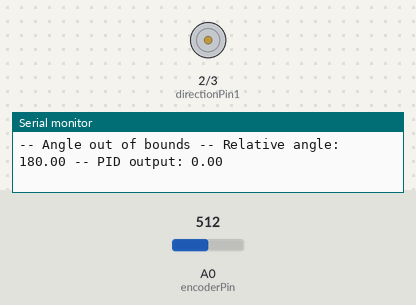
A sketch run on a simulated Arduino Uno, built with avr-gcc and run on an emulated ATmega328P. On the bench: motor-driver pin pairs drawn as motors (green arrow = first pin HIGH = forward, orange = second pin HIGH = backward, longer = more drive, scaled by the enable pin), the last lines printed to the serial monitor. The test bench sets the inputs (shaded band); at power-on: A0 (encoderPin) = 512.

Above: at 1.2 s.
1.3 s: A0 (encoderPin) set to 141
2.8 s: A0 (encoderPin) set to 122
At 4.1 s:
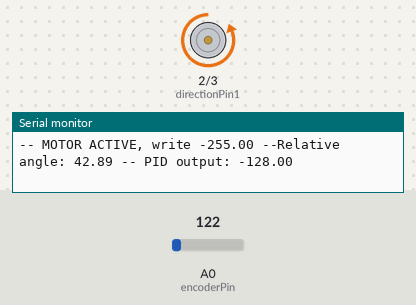
4.4 s: A0 (encoderPin) set to 900
At 6.1 s:
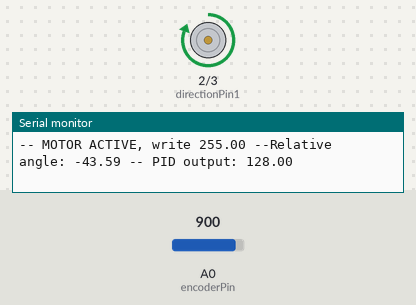
6.4 s: A0 (encoderPin) set to 881
At 7.2 s:
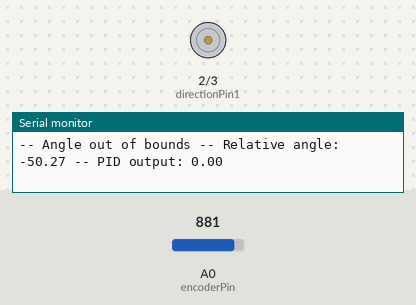
7.9 s: A0 (encoderPin) set to 35
At 8.19 s:
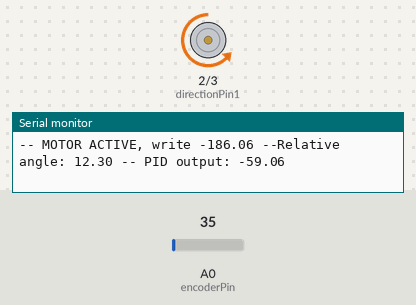
10.9 s: A0 (encoderPin) set to 190
At 11.4 s:
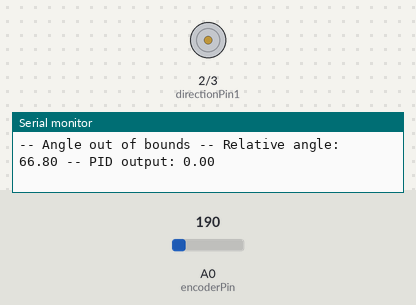
Timing chart, 0 to 13.5 s (numbered marks = the images above; inputs shaded):
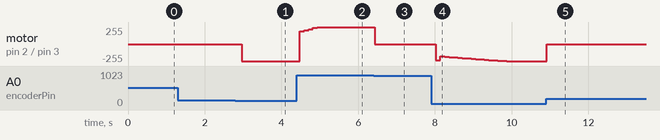

The sketch:

InvertedPendulum.ino
```cpp
/****************************************
 * Controlled Inverted Pendulum         *
 *                                      *
 * Josh Vazquez 2013                    *
 *                                      *
 * Based on Arduino Starter Kit         *
 *  Project 10: Zoetrope                *
 * PID library by Brett Beauregard      *
 *                                      *
 ****************************************/

#include <PID_v1.h>

// PHYSICAL PINS *********************************************************************
// these are used to tell the IC which way to turn the motor
const int directionPin1 = 2;
const int directionPin2 = 3;

// where to send 0-255 signal for motor voltage 0-100%
const int pwmPin = 9;

// rotary encoder attachment
const int encoderPin = A0;

// CONSTANTS *************************************************************************
// encoder angle at top of arc
const int desiredAngle = 0;

// VARIABLES *************************************************************************
int motorDirection = 1;

// encoder sends raw values 0-1023
int encoderPosition = 0;

// degrees 0-359
float encoderAngle = 0;

// -179 <= relativeAngle <= 180: pendulum angle difference from top of arc
float relativeAngle = 0;

// difference between real angle and desired angle
float error = 0;

// PID VARIABLES *********************************************************************
double pidSetpoint, pidInput, pidOutput;
double realOutput;

// create the PID controller
//PID myPID(&pidInput, &pidOutput, &pidSetpoint, 2, 5, 1, DIRECT); // standard tuning
PID myPID(&pidInput, &pidOutput, &pidSetpoint, 4, 4, 0, DIRECT); // debug tuning

/*
// frontend
double Setpoint = desiredAngle;
double Input = encoderPin;
double Output = pwmPin;

unsigned long serialTime;
*/

// reverse the motor direction
void changeDirection() {
  if (motorDirection == 1) {
    digitalWrite(directionPin1, HIGH);
    digitalWrite(directionPin2, LOW);
  }
  else {
    digitalWrite(directionPin1, LOW);
    digitalWrite(directionPin2, HIGH);
  }
}

void setup() {
  // specify output pins being used
  pinMode(directionPin1, OUTPUT);
  pinMode(directionPin2, OUTPUT);
  pinMode(pwmPin, OUTPUT);

  // start with 0 motor power
  digitalWrite(pwmPin, LOW);

  // PID variables
  pidInput = 0;
  pidSetpoint = desiredAngle;

  // turn PID on
  myPID.SetMode(AUTOMATIC);

  /* limits: fixes "0" returned for angles 0-180. Uses -128.0~128.0 so that the
   *  values can be boosted by +/-127 to give a motor output range of -255~-127,
   *  0, and 127~255. This is because the lower half of 0-255 gives too little
   *  voltage to the motor for it to spin. */
  myPID.SetOutputLimits(-128.0, 128.0);

  // get ready to log data to computer
  Serial.begin(9600);
}

void loop() {
  delay(1);

  // read encoder and compute angle
  encoderPosition = analogRead(encoderPin);

  // translate 0-1023 from encoder -> 0-359 degrees
  encoderAngle = encoderPosition / 1024.0 * 360.0;

  // with 0 degrees being the top and increasing clockwise, the left half of the
  //  rotation range is considered to be -179~-1 instead of 181~359.
  if (encoderAngle > 180) {
    relativeAngle = encoderAngle - 360;
  }
  else {
    relativeAngle = encoderAngle;
  }

  // difference from desiredAngle, doesn't account for desired angles other than 0
  error = relativeAngle;

  // do the PID magic
  pidInput = error;
  myPID.Compute();

  if (pidOutput < 0) {
    motorDirection = 0;
    changeDirection();
  }
  else {
    motorDirection = 1;
    changeDirection();
  }

  // minimum motor power is 50%
  if (pidOutput == 0) {
    realOutput = 0;
  }
  else if (pidOutput > 0) {
    realOutput = pidOutput + 127;
  }
  else if (pidOutput < 0) {
    realOutput = pidOutput - 127;
  }

  // if the pendulum is too far off of vertical to recover, turn off the PID and motor
  if (error > 45 || error < -45) {
    Serial.print("-- Angle out of bounds -- ");
    myPID.SetMode(MANUAL);
    analogWrite(pwmPin, 0);
    pidOutput = 0;
    realOutput = 0;
  }
  else {
    myPID.SetMode(AUTOMATIC);
    // in bounds
    Serial.print("-- MOTOR ACTIVE, write ");
    Serial.print(realOutput);
    Serial.print(" --");
    analogWrite(pwmPin, abs(realOutput));
  }

/*
  // frontend
  if (millis()>serialTime) {
    SerialReceive();
    SerialSend();
    serialTime+=500;
  }
 */


  // debug logging
  Serial.print("Relative angle: ");
  Serial.print(relativeAngle, 2);
  Serial.print(" -- PID output: ");
  Serial.println(pidOutput);
  //Serial.print(" -- proportional: ");
  //Serial.print(-- integral: ## -- derivative: ##")
  delay(100);

}
```

Measured:
- the behaviour switches between 129 and 128 on A0 (encoderPin) (found by bisection; images 0 and 1)
- the behaviour switches between 896 and 895 on A0 (encoderPin) (found by bisection; images 2 and 3)
- after the input at 2.8 s, motor on pin 2 (directionPin1) / pin 3 (directionPin2): stopped → backward 255/255 after 0.17 s
- after the input at 4.4 s, motor on pin 2 (directionPin1) / pin 3 (directionPin2): moves from backward 255/255 to forward 255/255 over 0.46 s, starting after 0.08 s
- after the input at 6.4 s, motor on pin 2 (directionPin1) / pin 3 (directionPin2): forward 255/255 → stopped at once
- after the input at 7.9 s, motor on pin 2 (directionPin1) / pin 3 (directionPin2): stopped → backward 243/255 after 0.13 s, → backward 186/255 0.11 s later, → backward 190/255 0.11 s later, → backward 195/255 0.11 s later, … (17 changes in this stretch)
- after the input at 10.9 s, motor on pin 2 (directionPin1) / pin 3 (directionPin2): backward 255/255 → stopped at once
